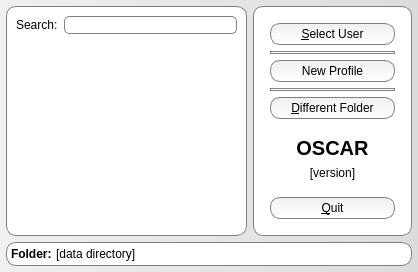
<?xml version="1.0" encoding="UTF-8"?>
<ui version="4.0">
 <class>ProfileSelect</class>
 <widget class="QDialog" name="ProfileSelect">
  <property name="geometry">
   <rect>
    <x>0</x>
    <y>0</y>
    <width>418</width>
    <height>272</height>
   </rect>
  </property>
  <property name="windowTitle">
   <string>Select Profile</string>
  </property>
  <property name="windowIcon">
   <iconset resource="Resources.qrc">
    <normaloff>:/icons/logo.png</normaloff>:/icons/logo.png</iconset>
  </property>
  <property name="styleSheet">
   <string notr="true">QDialog {
 background:  qlineargradient(spread:pad, x1:0, y1:0, x2:1, y2:0, stop:0 rgba(240, 240, 240, 255), stop:1 rgba(220, 220, 220, 255));
}

QGroupBox {
     background-color: white;
     border: 1px solid gray;
     border-radius: 5px;
     margin-top: 3ex; /* leave space at the top for the title */
 }

 QGroupBox::title {
     subcontrol-origin: margin;
     subcontrol-position: top center; /* position at the top center */
     padding: 2px;
     background-color: white;
}

QFrame {
background:  white;
border: 1px solid gray;
border-radius: 10px;
}

QLabel {
background: transparent;
border: 0px;
}

QPushButton {
background: qlineargradient(spread:pad, x1:0, y1:0, x2:0, y2:1, stop:0 rgba(240, 240, 240, 255), stop:1 rgba(255, 255, 255, 255));
border: 1px solid gray;
border-radius: 10px;
padding: 3px;
padding-left: 20px;
padding-right: 20px;
}

QPushButton:hover {
background: white;
border: 2px solid gray;
}

QPushButton:pressed {
background: gray;
}

QLineEdit {
border-radius: 5px;
border: 1px solid gray;
background: white;
}</string>
  </property>
  <layout class="QVBoxLayout" name="verticalLayout_3">
   <property name="spacing">
    <number>6</number>
   </property>
   <property name="leftMargin">
    <number>6</number>
   </property>
   <property name="topMargin">
    <number>6</number>
   </property>
   <property name="rightMargin">
    <number>6</number>
   </property>
   <property name="bottomMargin">
    <number>6</number>
   </property>
   <item>
    <layout class="QHBoxLayout" name="horizontalLayout_2">
     <property name="spacing">
      <number>6</number>
     </property>
     <item>
      <widget class="QFrame" name="frame_3">
       <property name="styleSheet">
        <string notr="true"/>
       </property>
       <property name="frameShape">
        <enum>QFrame::StyledPanel</enum>
       </property>
       <property name="frameShadow">
        <enum>QFrame::Raised</enum>
       </property>
       <layout class="QVBoxLayout" name="verticalLayout">
        <item>
         <layout class="QHBoxLayout" name="horizontalLayout">
          <item>
           <widget class="QLabel" name="label_2">
            <property name="styleSheet">
             <string notr="true">border: 0px;</string>
            </property>
            <property name="text">
             <string>Search:</string>
            </property>
           </widget>
          </item>
          <item>
           <widget class="QLineEdit" name="filter">
            <property name="styleSheet">
             <string notr="true"/>
            </property>
           </widget>
          </item>
         </layout>
        </item>
        <item>
         <widget class="QListView" name="listView">
          <property name="contextMenuPolicy">
           <enum>Qt::CustomContextMenu</enum>
          </property>
          <property name="styleSheet">
           <string notr="true">border: 0px;</string>
          </property>
          <property name="frameShape">
           <enum>QFrame::NoFrame</enum>
          </property>
          <property name="sizeAdjustPolicy">
           <enum>QAbstractScrollArea::AdjustToContents</enum>
          </property>
          <property name="alternatingRowColors">
           <bool>true</bool>
          </property>
          <property name="verticalScrollMode">
           <enum>QAbstractItemView::ScrollPerPixel</enum>
          </property>
         </widget>
        </item>
       </layout>
      </widget>
     </item>
     <item>
      <widget class="QFrame" name="frame_2">
       <property name="styleSheet">
        <string notr="true">QFrame {
background: qlineargradient(spread:pad, x1:0, y1:0, x2:1, y2:0, stop:0 rgba(255, 255, 255, 255), stop:1 rgba(220, 220, 220, 255));
};</string>
       </property>
       <property name="frameShape">
        <enum>QFrame::StyledPanel</enum>
       </property>
       <property name="frameShadow">
        <enum>QFrame::Raised</enum>
       </property>
       <layout class="QVBoxLayout" name="verticalLayout_2">
        <property name="spacing">
         <number>6</number>
        </property>
        <property name="leftMargin">
         <number>16</number>
        </property>
        <property name="topMargin">
         <number>16</number>
        </property>
        <property name="rightMargin">
         <number>16</number>
        </property>
        <property name="bottomMargin">
         <number>16</number>
        </property>
        <item>
         <widget class="QPushButton" name="selectButton">
          <property name="sizePolicy">
           <sizepolicy hsizetype="Minimum" vsizetype="Fixed">
            <horstretch>0</horstretch>
            <verstretch>0</verstretch>
           </sizepolicy>
          </property>
          <property name="toolTip">
           <string>Start with the selected user profile.</string>
          </property>
          <property name="text">
           <string>&amp;Select User</string>
          </property>
          <property name="icon">
           <iconset resource="Resources.qrc">
            <normaloff>:/icons/forward.png</normaloff>:/icons/forward.png</iconset>
          </property>
          <property name="autoDefault">
           <bool>false</bool>
          </property>
         </widget>
        </item>
        <item>
         <widget class="Line" name="line_2">
          <property name="orientation">
           <enum>Qt::Horizontal</enum>
          </property>
         </widget>
        </item>
        <item>
         <widget class="QPushButton" name="newProfileButton">
          <property name="toolTip">
           <string>Create a new user profile.</string>
          </property>
          <property name="text">
           <string>New Profile</string>
          </property>
          <property name="autoDefault">
           <bool>false</bool>
          </property>
         </widget>
        </item>
        <item>
         <widget class="Line" name="line">
          <property name="orientation">
           <enum>Qt::Horizontal</enum>
          </property>
         </widget>
        </item>
        <item>
         <widget class="QPushButton" name="pushButton">
          <property name="toolTip">
           <string>Choose a different OSCAR data folder.</string>
          </property>
          <property name="styleSheet">
           <string notr="true"/>
          </property>
          <property name="text">
           <string>&amp;Different Folder</string>
          </property>
          <property name="autoDefault">
           <bool>false</bool>
          </property>
         </widget>
        </item>
        <item>
         <spacer name="verticalSpacer_2">
          <property name="orientation">
           <enum>Qt::Vertical</enum>
          </property>
          <property name="sizeHint" stdset="0">
           <size>
            <width>20</width>
            <height>40</height>
           </size>
          </property>
         </spacer>
        </item>
        <item>
         <widget class="QLabel" name="labelAppName">
          <property name="font">
           <font>
            <pointsize>15</pointsize>
            <weight>75</weight>
            <bold>true</bold>
           </font>
          </property>
          <property name="styleSheet">
           <string notr="true">border: 0px;</string>
          </property>
          <property name="text">
           <string>OSCAR</string>
          </property>
          <property name="alignment">
           <set>Qt::AlignCenter</set>
          </property>
         </widget>
        </item>
        <item>
         <widget class="QLabel" name="labelVersion">
          <property name="styleSheet">
           <string notr="true">border: 0px;</string>
          </property>
          <property name="text">
           <string>[version]</string>
          </property>
          <property name="alignment">
           <set>Qt::AlignCenter</set>
          </property>
         </widget>
        </item>
        <item>
         <spacer name="verticalSpacer">
          <property name="orientation">
           <enum>Qt::Vertical</enum>
          </property>
          <property name="sizeHint" stdset="0">
           <size>
            <width>20</width>
            <height>40</height>
           </size>
          </property>
         </spacer>
        </item>
        <item>
         <widget class="QPushButton" name="quitButton">
          <property name="toolTip">
           <string>Click here if you didn't want to start OSCAR.</string>
          </property>
          <property name="text">
           <string>&amp;Quit</string>
          </property>
          <property name="autoDefault">
           <bool>false</bool>
          </property>
         </widget>
        </item>
       </layout>
      </widget>
     </item>
    </layout>
   </item>
   <item>
    <widget class="QFrame" name="frame">
     <property name="sizePolicy">
      <sizepolicy hsizetype="Preferred" vsizetype="Minimum">
       <horstretch>0</horstretch>
       <verstretch>0</verstretch>
      </sizepolicy>
     </property>
     <property name="styleSheet">
      <string notr="true"/>
     </property>
     <property name="frameShape">
      <enum>QFrame::StyledPanel</enum>
     </property>
     <property name="frameShadow">
      <enum>QFrame::Plain</enum>
     </property>
     <layout class="QHBoxLayout" name="horizontalLayout_3">
      <property name="spacing">
       <number>4</number>
      </property>
      <property name="leftMargin">
       <number>4</number>
      </property>
      <property name="topMargin">
       <number>4</number>
      </property>
      <property name="rightMargin">
       <number>4</number>
      </property>
      <property name="bottomMargin">
       <number>4</number>
      </property>
      <item>
       <widget class="QLabel" name="label">
        <property name="font">
         <font>
          <weight>75</weight>
          <bold>true</bold>
         </font>
        </property>
        <property name="styleSheet">
         <string notr="true">border: 0px;</string>
        </property>
        <property name="text">
         <string>Folder:</string>
        </property>
       </widget>
      </item>
      <item>
       <widget class="QLabel" name="labelFolder">
        <property name="sizePolicy">
         <sizepolicy hsizetype="Expanding" vsizetype="Preferred">
          <horstretch>0</horstretch>
          <verstretch>0</verstretch>
         </sizepolicy>
        </property>
        <property name="toolTip">
         <string>The current location of OSCAR data store.</string>
        </property>
        <property name="styleSheet">
         <string notr="true">border: 0px;</string>
        </property>
        <property name="text">
         <string>[data directory]</string>
        </property>
        <property name="wordWrap">
         <bool>true</bool>
        </property>
       </widget>
      </item>
     </layout>
    </widget>
   </item>
  </layout>
 </widget>
 <resources>
  <include location="Resources.qrc"/>
 </resources>
 <connections>
  <connection>
   <sender>quitButton</sender>
   <signal>clicked()</signal>
   <receiver>ProfileSelect</receiver>
   <slot>reject()</slot>
   <hints>
    <hint type="sourcelabel">
     <x>52</x>
     <y>276</y>
    </hint>
    <hint type="destinationlabel">
     <x>199</x>
     <y>149</y>
    </hint>
   </hints>
  </connection>
 </connections>
</ui>
